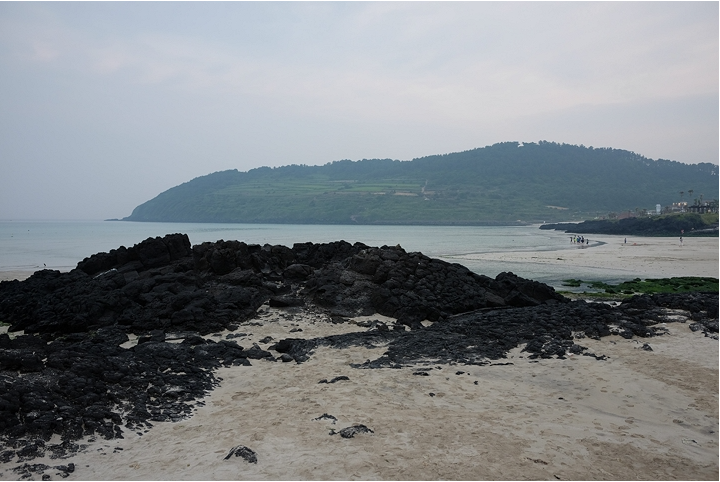
#> input picture Feature_descriptor_comparison_RANSAC_code/Imatges/platja1.PNG, 720 x 482 px, found by its file name
$ python gausian_grey.py
#> lines starting #> are read from the running program, lines starting #| are printed output that depends on the picture
import numpy as np
from scipy import signal
import matplotlib.pyplot as plt
import cv2


image = cv2.imread('Imatges/platja1.PNG')
#> image is the input picture: shape (482, 720, 3); mean B, G, R 134.9, 131.2, 126.4
image_gray = cv2.cvtColor(image, cv2.COLOR_RGB2GRAY)
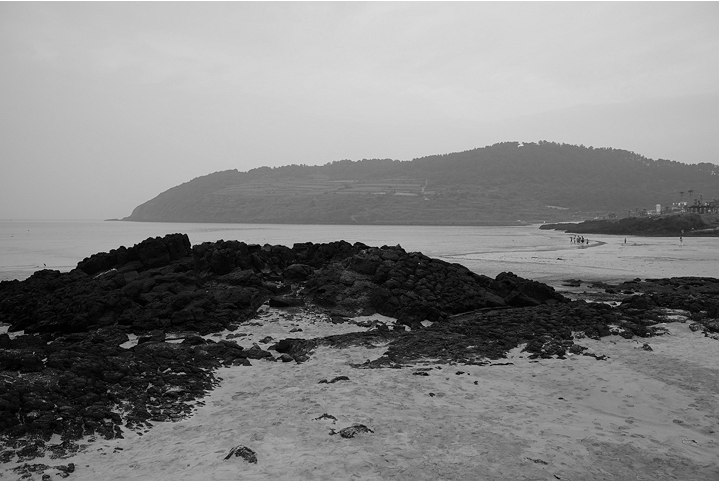
#> image_gray: shape (482, 720); min 0, max 255, mean 131.8
image_gray = image_gray.astype(np.float64)
w = signal.windows.gaussian(5, 1.0)
image_new = signal.sepfir2d(image_gray, w, w)

plt.figure()
plt.imshow(image_gray, cmap='gray')
plt.title('Original image')
plt.show()

plt.figure()
plt.imshow(image_new)
plt.gray()
plt.title('Filtered image')
plt.show()

$ run again, with Feature_descriptor_comparison_RANSAC_code/Imatges/platja2.PNG copied over Feature_descriptor_comparison_RANSAC_code/Imatges/platja1.PNG
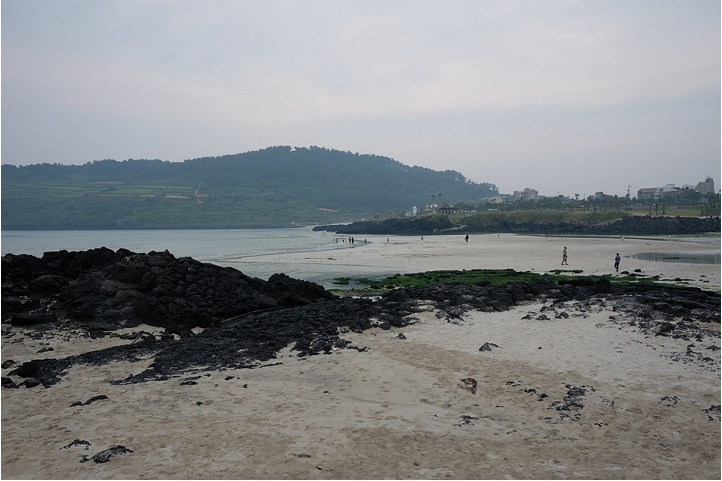
#> input picture Feature_descriptor_comparison_RANSAC_code/Imatges/platja2.PNG, 722 x 481 px, found by its file name
#> image is the input picture: shape (481, 722, 3); mean B, G, R 134.9, 132.9, 130.1
#> `image_gray = cv2.cvtColor(image, cv2.COLOR_RGB2GRAY)`:
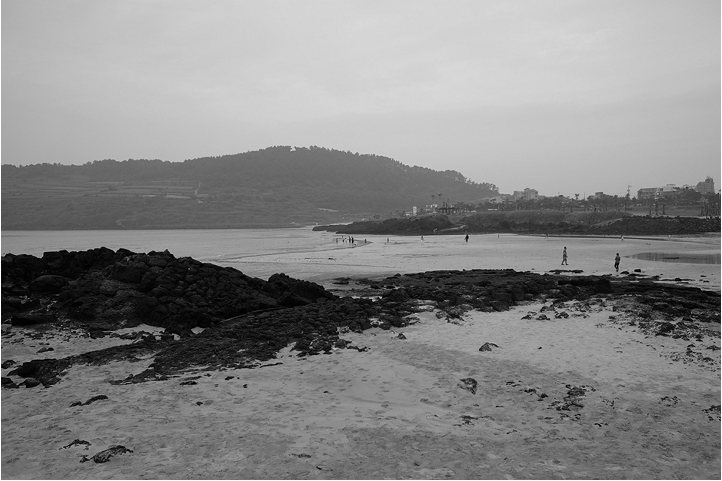
#> image_gray: shape (481, 722); min 0, max 255, mean 133.2

$ run again, with Feature_descriptor_comparison_RANSAC_code/Imatges/especularitat.PNG copied over Feature_descriptor_comparison_RANSAC_code/Imatges/platja1.PNG
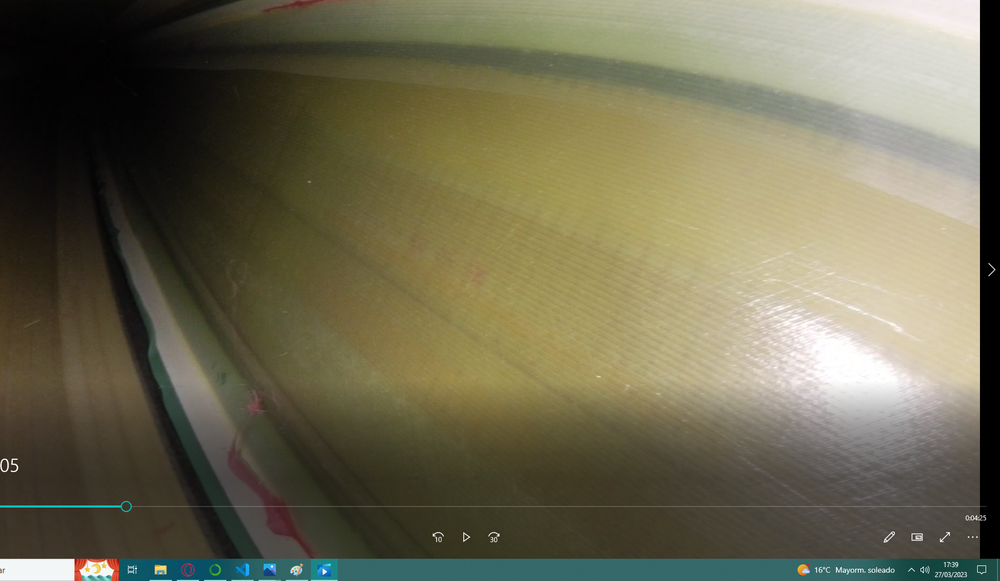
#> input picture Feature_descriptor_comparison_RANSAC_code/Imatges/especularitat.PNG, 1000 x 581 px, shrunk from 1798 x 1045 before the run, found by its file name
#> image is the input picture: shape (581, 1000, 3); mean B, G, R 82, 105.6, 109.5
#> `image_gray = cv2.cvtColor(image, cv2.COLOR_RGB2GRAY)`:
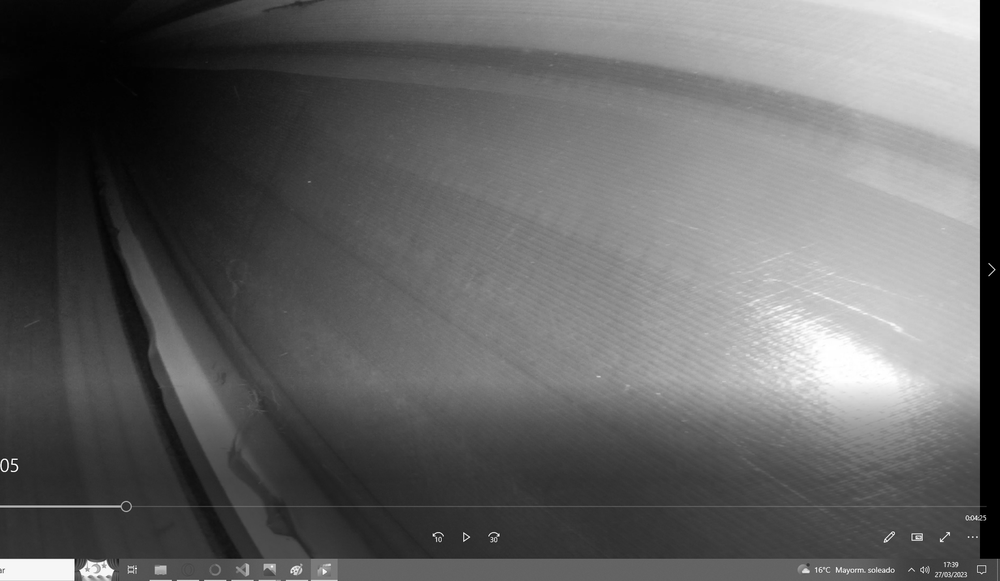
#> image_gray: shape (581, 1000); min 0, max 255, mean 99
